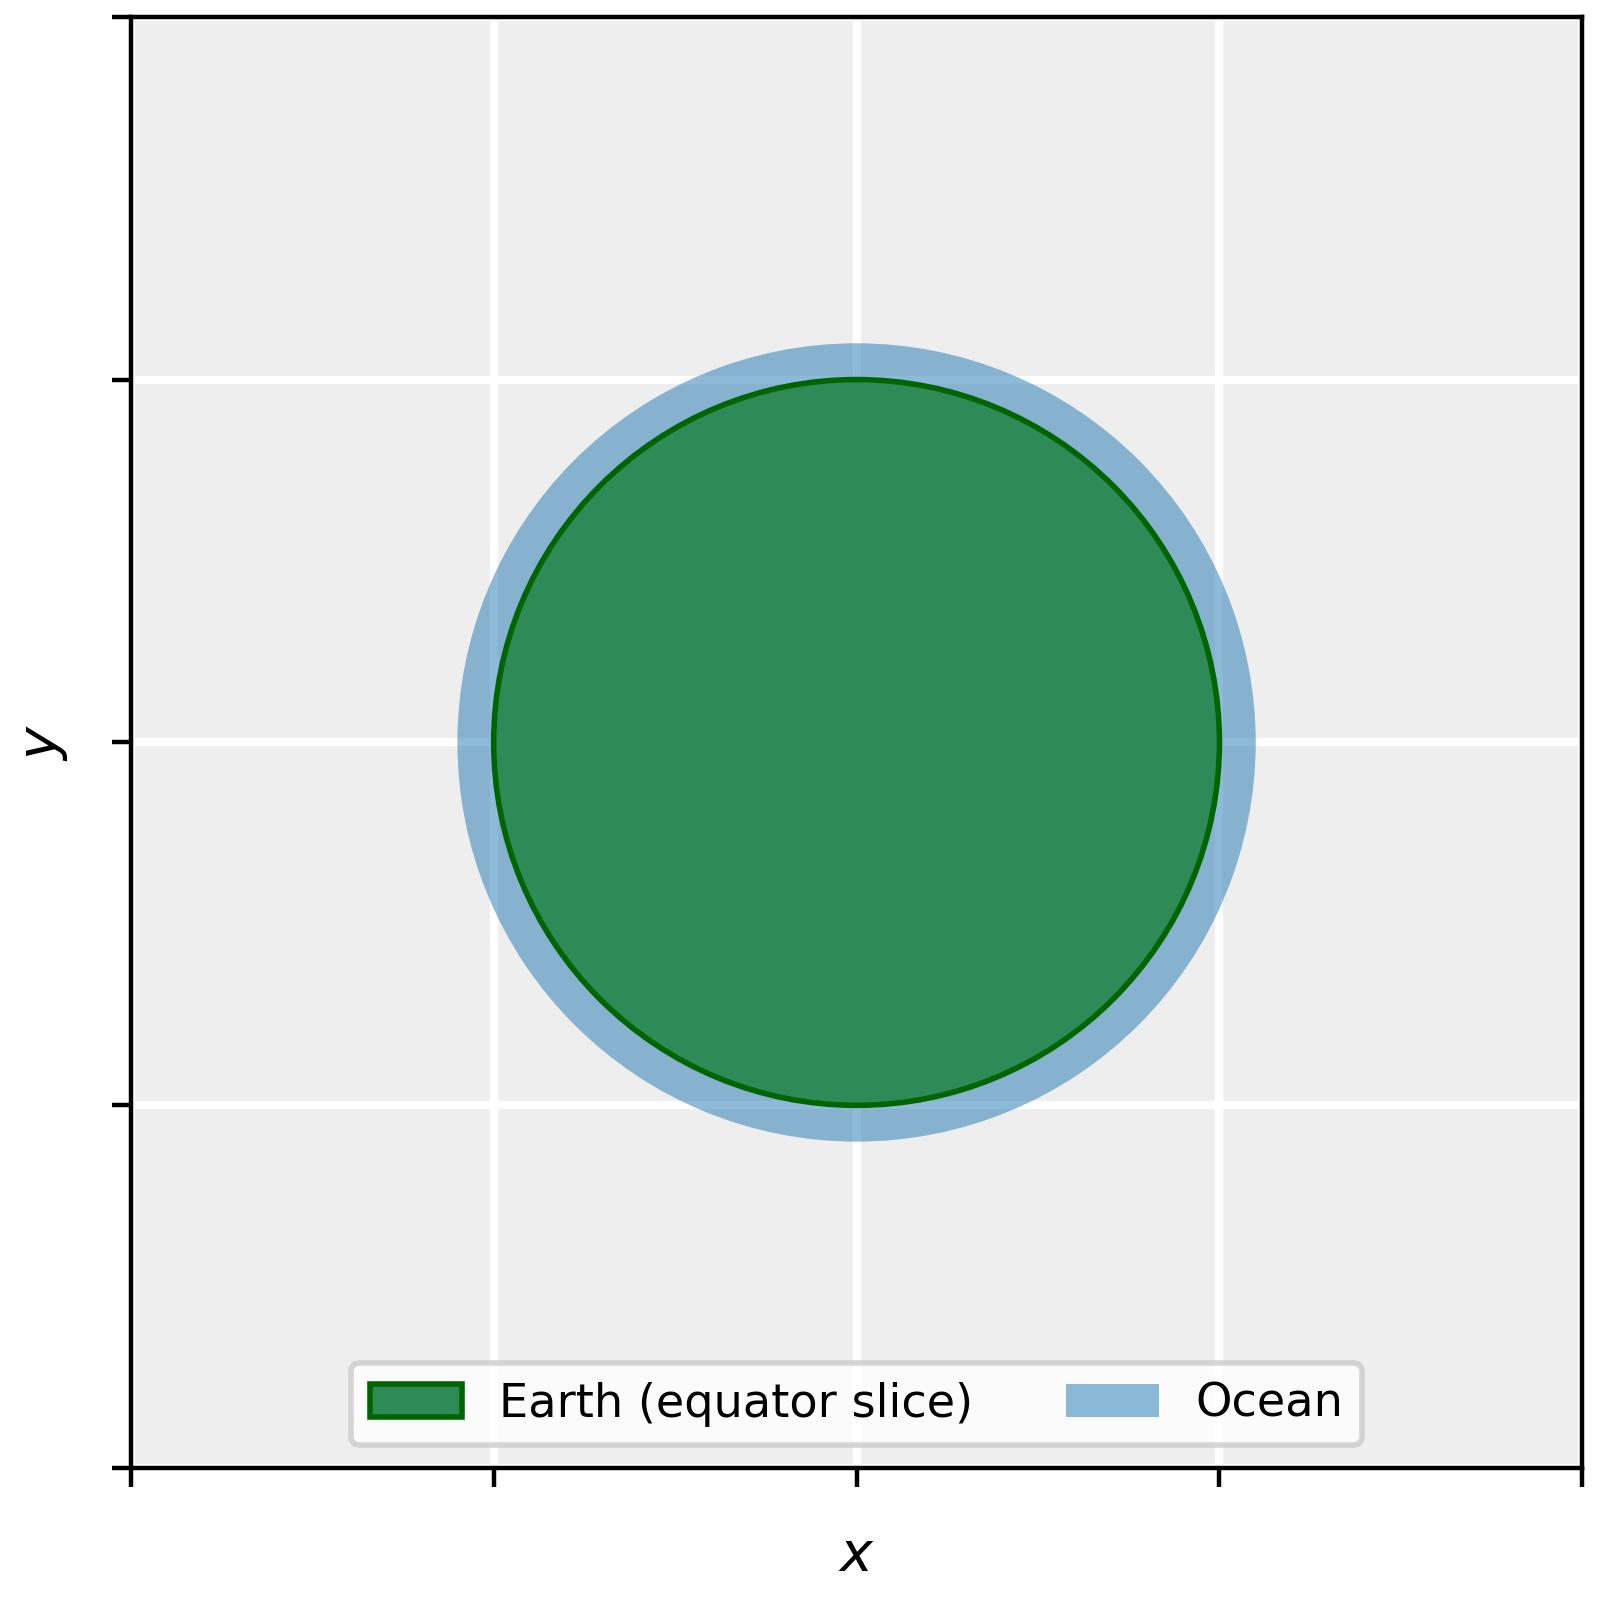

Source code (Python):
import sys
from matplotlib import colors
import numpy as np

sys.path.append("/Users/timdewild/Library/CloudStorage/GoogleDrive-t.w.j.de.wild@rug.nl/Mijn Drive/Digital Demos/AnimationClass/src/")

from matnimation.artist.static.static_circle import StaticCircle
from matnimation.canvas.single_canvas import SingleCanvas



canvas = SingleCanvas(
    (4,4),
    400,
    [],
    [-2, 2, -2, 2],
    ['$x$','$y$']
)

canvas.set_axis_properties(
    aspect = 'equal', 
    xticks = np.arange(-2,3,1),
    yticks = np.arange(-2,3,1),
    xticklabels = [], 
    yticklabels = []
    )


earth = StaticCircle(
    name = 'Earth (equator slice)', 
    radius = 1.,
    xy_center = (0., 0.)
)

earth.set_styling_properties(
    facecolor = 'seagreen',
    edgecolor = 'darkgreen',
    zorder = 3
    )

ocean = StaticCircle(
    name = 'Ocean', 
    radius = 1.1,
    xy_center = (0., 0.)
)

ocean.set_styling_properties(
    facecolor = colors.to_rgba('tab:blue', 0.5), 
    zorder = 2
)

canvas.add_artist(earth, in_legend=True)
canvas.add_artist(ocean, in_legend=True)

canvas.construct_legend(ncols = 2, loc = 'lower center', fontsize = 'small')


canvas.save_canvas('stem_animation/scene1/scene1.jpg')
